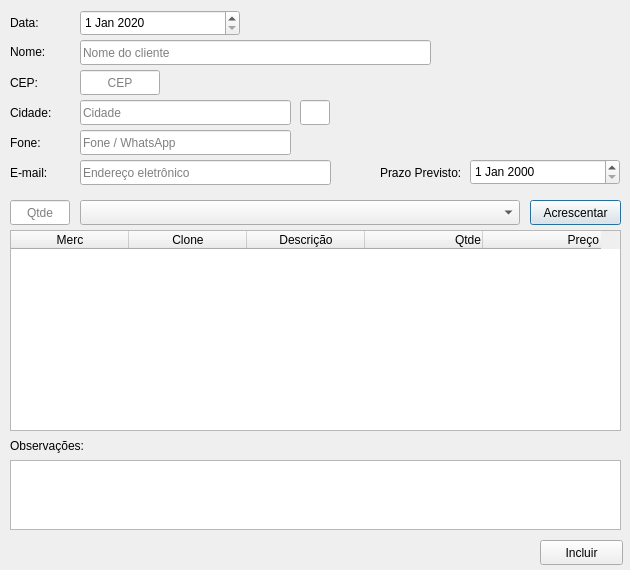
<?xml version="1.0" encoding="UTF-8"?>
<ui version="4.0">
 <class>frmReservas</class>
 <widget class="QDialog" name="frmReservas">
  <property name="geometry">
   <rect>
    <x>0</x>
    <y>0</y>
    <width>630</width>
    <height>570</height>
   </rect>
  </property>
  <property name="windowTitle">
   <string>Formulário de Reservas</string>
  </property>
  <widget class="QDateEdit" name="txtData">
   <property name="geometry">
    <rect>
     <x>80</x>
     <y>10</y>
     <width>160</width>
     <height>26</height>
    </rect>
   </property>
   <property name="date">
    <date>
     <year>2020</year>
     <month>1</month>
     <day>1</day>
    </date>
   </property>
  </widget>
  <widget class="QLineEdit" name="txtNome">
   <property name="geometry">
    <rect>
     <x>80</x>
     <y>40</y>
     <width>351</width>
     <height>25</height>
    </rect>
   </property>
   <property name="maxLength">
    <number>130</number>
   </property>
   <property name="placeholderText">
    <string>Nome do cliente</string>
   </property>
  </widget>
  <widget class="QLineEdit" name="txtCEP">
   <property name="geometry">
    <rect>
     <x>80</x>
     <y>70</y>
     <width>80</width>
     <height>25</height>
    </rect>
   </property>
   <property name="toolTip">
    <string/>
   </property>
   <property name="statusTip">
    <string/>
   </property>
   <property name="inputMask">
    <string>99999999</string>
   </property>
   <property name="text">
    <string/>
   </property>
   <property name="maxLength">
    <number>8</number>
   </property>
   <property name="alignment">
    <set>Qt::AlignCenter</set>
   </property>
   <property name="placeholderText">
    <string>CEP</string>
   </property>
  </widget>
  <widget class="QLineEdit" name="txtCidade">
   <property name="geometry">
    <rect>
     <x>80</x>
     <y>100</y>
     <width>211</width>
     <height>25</height>
    </rect>
   </property>
   <property name="maxLength">
    <number>80</number>
   </property>
   <property name="placeholderText">
    <string>Cidade</string>
   </property>
  </widget>
  <widget class="QLineEdit" name="txtEmail">
   <property name="geometry">
    <rect>
     <x>80</x>
     <y>160</y>
     <width>251</width>
     <height>25</height>
    </rect>
   </property>
   <property name="placeholderText">
    <string>Endereço eletrônico</string>
   </property>
  </widget>
  <widget class="QLineEdit" name="txtQtde">
   <property name="geometry">
    <rect>
     <x>10</x>
     <y>200</y>
     <width>60</width>
     <height>25</height>
    </rect>
   </property>
   <property name="alignment">
    <set>Qt::AlignCenter</set>
   </property>
   <property name="placeholderText">
    <string>Qtde</string>
   </property>
  </widget>
  <widget class="QPushButton" name="btAcrescentar">
   <property name="geometry">
    <rect>
     <x>530</x>
     <y>200</y>
     <width>91</width>
     <height>25</height>
    </rect>
   </property>
   <property name="text">
    <string>Acrescentar</string>
   </property>
  </widget>
  <widget class="QComboBox" name="cmbVariedade">
   <property name="geometry">
    <rect>
     <x>80</x>
     <y>200</y>
     <width>440</width>
     <height>25</height>
    </rect>
   </property>
   <property name="modelColumn">
    <number>0</number>
   </property>
  </widget>
  <widget class="QLabel" name="label">
   <property name="geometry">
    <rect>
     <x>10</x>
     <y>14</y>
     <width>64</width>
     <height>17</height>
    </rect>
   </property>
   <property name="text">
    <string>Data:</string>
   </property>
  </widget>
  <widget class="QLabel" name="label_2">
   <property name="geometry">
    <rect>
     <x>10</x>
     <y>43</y>
     <width>64</width>
     <height>17</height>
    </rect>
   </property>
   <property name="text">
    <string>Nome:</string>
   </property>
  </widget>
  <widget class="QLabel" name="label_3">
   <property name="geometry">
    <rect>
     <x>10</x>
     <y>74</y>
     <width>64</width>
     <height>17</height>
    </rect>
   </property>
   <property name="text">
    <string>CEP:</string>
   </property>
  </widget>
  <widget class="QLabel" name="label_4">
   <property name="geometry">
    <rect>
     <x>10</x>
     <y>164</y>
     <width>64</width>
     <height>17</height>
    </rect>
   </property>
   <property name="text">
    <string>E-mail:</string>
   </property>
  </widget>
  <widget class="QLabel" name="label_5">
   <property name="geometry">
    <rect>
     <x>10</x>
     <y>104</y>
     <width>64</width>
     <height>17</height>
    </rect>
   </property>
   <property name="text">
    <string>Cidade:</string>
   </property>
  </widget>
  <widget class="QTableWidget" name="tblItens">
   <property name="geometry">
    <rect>
     <x>10</x>
     <y>230</y>
     <width>611</width>
     <height>201</height>
    </rect>
   </property>
   <property name="selectionBehavior">
    <enum>QAbstractItemView::SelectRows</enum>
   </property>
   <property name="textElideMode">
    <enum>Qt::ElideLeft</enum>
   </property>
   <property name="columnCount">
    <number>5</number>
   </property>
   <attribute name="horizontalHeaderCascadingSectionResizes">
    <bool>true</bool>
   </attribute>
   <attribute name="horizontalHeaderDefaultSectionSize">
    <number>118</number>
   </attribute>
   <attribute name="verticalHeaderVisible">
    <bool>false</bool>
   </attribute>
   <column>
    <property name="text">
     <string>Merc</string>
    </property>
    <property name="textAlignment">
     <set>AlignCenter</set>
    </property>
   </column>
   <column>
    <property name="text">
     <string>Clone</string>
    </property>
    <property name="textAlignment">
     <set>AlignCenter</set>
    </property>
   </column>
   <column>
    <property name="text">
     <string>Descrição</string>
    </property>
   </column>
   <column>
    <property name="text">
     <string>Qtde</string>
    </property>
    <property name="textAlignment">
     <set>AlignTrailing|AlignVCenter</set>
    </property>
   </column>
   <column>
    <property name="text">
     <string>Preço</string>
    </property>
    <property name="textAlignment">
     <set>AlignTrailing|AlignVCenter</set>
    </property>
   </column>
  </widget>
  <widget class="QPushButton" name="btIncluir">
   <property name="geometry">
    <rect>
     <x>540</x>
     <y>540</y>
     <width>83</width>
     <height>25</height>
    </rect>
   </property>
   <property name="text">
    <string>Incluir</string>
   </property>
  </widget>
  <widget class="QLineEdit" name="txtUF">
   <property name="geometry">
    <rect>
     <x>300</x>
     <y>100</y>
     <width>30</width>
     <height>25</height>
    </rect>
   </property>
   <property name="maxLength">
    <number>80</number>
   </property>
   <property name="alignment">
    <set>Qt::AlignCenter</set>
   </property>
   <property name="placeholderText">
    <string/>
   </property>
  </widget>
  <widget class="QLineEdit" name="txtFone">
   <property name="geometry">
    <rect>
     <x>80</x>
     <y>130</y>
     <width>211</width>
     <height>25</height>
    </rect>
   </property>
   <property name="maxLength">
    <number>80</number>
   </property>
   <property name="placeholderText">
    <string>Fone / WhatsApp</string>
   </property>
  </widget>
  <widget class="QLabel" name="label_6">
   <property name="geometry">
    <rect>
     <x>10</x>
     <y>134</y>
     <width>64</width>
     <height>17</height>
    </rect>
   </property>
   <property name="text">
    <string>Fone:</string>
   </property>
  </widget>
  <widget class="QDateEdit" name="txtPrazo">
   <property name="geometry">
    <rect>
     <x>470</x>
     <y>159</y>
     <width>150</width>
     <height>26</height>
    </rect>
   </property>
  </widget>
  <widget class="QLabel" name="label_7">
   <property name="geometry">
    <rect>
     <x>380</x>
     <y>164</y>
     <width>90</width>
     <height>17</height>
    </rect>
   </property>
   <property name="text">
    <string>Prazo Previsto:</string>
   </property>
  </widget>
  <widget class="QTextEdit" name="txtObs">
   <property name="geometry">
    <rect>
     <x>10</x>
     <y>460</y>
     <width>611</width>
     <height>70</height>
    </rect>
   </property>
  </widget>
  <widget class="QLabel" name="label_8">
   <property name="geometry">
    <rect>
     <x>10</x>
     <y>437</y>
     <width>80</width>
     <height>17</height>
    </rect>
   </property>
   <property name="text">
    <string>Observações:</string>
   </property>
  </widget>
 </widget>
 <tabstops>
  <tabstop>txtData</tabstop>
  <tabstop>txtNome</tabstop>
  <tabstop>txtCEP</tabstop>
  <tabstop>txtCidade</tabstop>
  <tabstop>txtUF</tabstop>
  <tabstop>txtFone</tabstop>
  <tabstop>txtEmail</tabstop>
  <tabstop>txtPrazo</tabstop>
  <tabstop>txtQtde</tabstop>
  <tabstop>cmbVariedade</tabstop>
  <tabstop>btAcrescentar</tabstop>
  <tabstop>tblItens</tabstop>
  <tabstop>btIncluir</tabstop>
 </tabstops>
 <resources/>
 <connections/>
</ui>
